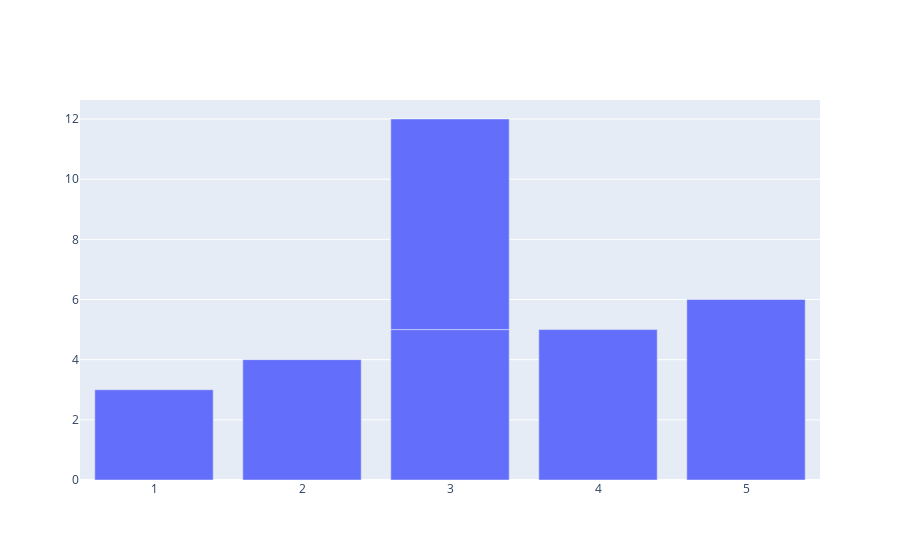

The notebook cell this image was saved under:
### Markdown cell above
# 2. BAR

### Code cell
fig = go.Figure()
fig.add_trace(go.Bar(x=[1,2,3,4,5,3], y=[3,4,5,5,6,7]))

### Figure 1 — Plotly figure (JSON) as saved in the notebook; plotly's stock layout.template omitted (floating-point values rounded to 4 significant figures)
{"data": [{"type": "bar", "x": [1, 2, 3, 4, 5, 3], "y": [3, 4, 5, 5, 6, 7]}], "layout": {"autosize": true, "xaxis": {"autorange": true, "range": [0.5, 5.5], "type": "linear"}, "yaxis": {"autorange": true, "range": [0, 12.63], "type": "linear"}}}
